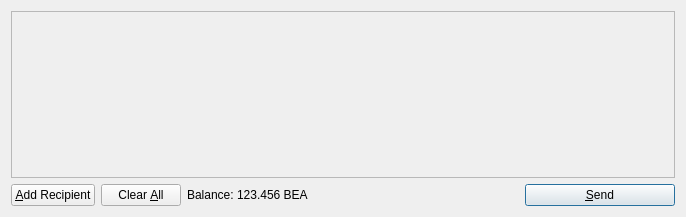
<?xml version="1.0" encoding="UTF-8"?>
<ui version="4.0">
 <class>SendCoinsDialog</class>
 <widget class="QDialog" name="SendCoinsDialog">
  <property name="geometry">
   <rect>
    <x>0</x>
    <y>0</y>
    <width>686</width>
    <height>217</height>
   </rect>
  </property>
  <property name="windowTitle">
   <string>Send Coins</string>
  </property>
  <layout class="QVBoxLayout" name="verticalLayout">
   <item>
    <widget class="QScrollArea" name="scrollArea">
     <property name="widgetResizable">
      <bool>true</bool>
     </property>
     <widget class="QWidget" name="scrollAreaWidgetContents">
      <property name="geometry">
       <rect>
        <x>0</x>
        <y>0</y>
        <width>666</width>
        <height>165</height>
       </rect>
      </property>
      <layout class="QVBoxLayout" name="verticalLayout_2">
       <property name="margin">
        <number>0</number>
       </property>
       <item>
        <layout class="QVBoxLayout" name="entries">
         <property name="spacing">
          <number>6</number>
         </property>
        </layout>
       </item>
       <item>
        <spacer name="verticalSpacer">
         <property name="orientation">
          <enum>Qt::Vertical</enum>
         </property>
         <property name="sizeHint" stdset="0">
          <size>
           <width>20</width>
           <height>40</height>
          </size>
         </property>
        </spacer>
       </item>
      </layout>
     </widget>
    </widget>
   </item>
   <item>
    <layout class="QHBoxLayout" name="horizontalLayout">
     <item>
      <widget class="QPushButton" name="addButton">
       <property name="toolTip">
        <string>Send to multiple recipients at once</string>
       </property>
       <property name="text">
        <string>&amp;Add Recipient</string>
       </property>
       <property name="icon">
        <iconset resource="../bitcoin.qrc">
         <normaloff>:/icons/add</normaloff>:/icons/add</iconset>
       </property>
       <property name="autoDefault">
        <bool>false</bool>
       </property>
      </widget>
     </item>
     <item>
      <widget class="QPushButton" name="clearButton">
       <property name="sizePolicy">
        <sizepolicy hsizetype="Minimum" vsizetype="Fixed">
         <horstretch>0</horstretch>
         <verstretch>0</verstretch>
        </sizepolicy>
       </property>
       <property name="toolTip">
        <string>Remove all transaction fields</string>
       </property>
       <property name="text">
        <string>Clear &amp;All</string>
       </property>
       <property name="icon">
        <iconset resource="../bitcoin.qrc">
         <normaloff>:/icons/remove</normaloff>:/icons/remove</iconset>
       </property>
       <property name="autoRepeatDelay">
        <number>300</number>
       </property>
       <property name="autoDefault">
        <bool>false</bool>
       </property>
      </widget>
     </item>
     <item>
      <layout class="QHBoxLayout" name="horizontalLayout_2">
       <property name="spacing">
        <number>3</number>
       </property>
       <item>
        <widget class="QLabel" name="label">
         <property name="text">
          <string>Balance:</string>
         </property>
        </widget>
       </item>
       <item>
        <widget class="QLabel" name="labelBalance">
         <property name="cursor">
          <cursorShape>IBeamCursor</cursorShape>
         </property>
         <property name="text">
          <string>123.456 BEA</string>
         </property>
         <property name="textInteractionFlags">
          <set>Qt::LinksAccessibleByMouse|Qt::TextSelectableByKeyboard|Qt::TextSelectableByMouse</set>
         </property>
        </widget>
       </item>
      </layout>
     </item>
     <item>
      <spacer name="horizontalSpacer">
       <property name="orientation">
        <enum>Qt::Horizontal</enum>
       </property>
       <property name="sizeHint" stdset="0">
        <size>
         <width>40</width>
         <height>20</height>
        </size>
       </property>
      </spacer>
     </item>
     <item>
      <widget class="QPushButton" name="sendButton">
       <property name="minimumSize">
        <size>
         <width>150</width>
         <height>0</height>
        </size>
       </property>
       <property name="toolTip">
        <string>Confirm the send action</string>
       </property>
       <property name="text">
        <string>&amp;Send</string>
       </property>
       <property name="icon">
        <iconset resource="../bitcoin.qrc">
         <normaloff>:/icons/send</normaloff>:/icons/send</iconset>
       </property>
       <property name="default">
        <bool>true</bool>
       </property>
      </widget>
     </item>
    </layout>
   </item>
  </layout>
 </widget>
 <resources>
  <include location="../bitcoin.qrc"/>
 </resources>
 <connections/>
</ui>
